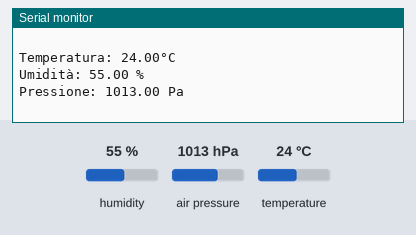
Bench run of a sketch on a simulated Arduino Uno, built with avr-gcc and run on an emulated ATmega328P. Shown: the last lines printed to the serial monitor. The test bench sets the inputs (shaded band); at power-on: humidity 55 %, air pressure 1013 hPa, temperature 24 °C.

Above: at 3.8 s.
3.9 s: humidity set to 22 %
At 7.4 s:
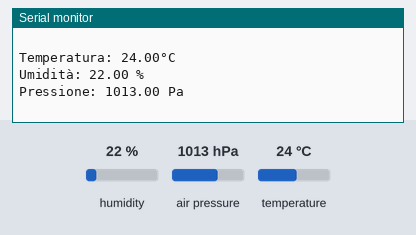
7.8 s: air pressure set to 952 hPa
At 9.9 s:
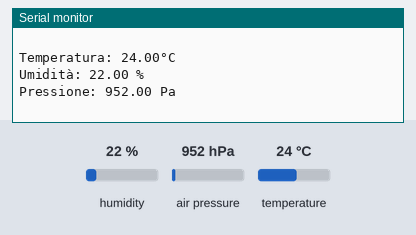

Measured:
- after the input at 3.9 s, the serial monitor: prints a new line after 2.1 s (image 1)
- after the input at 7.8 s, the serial monitor: prints a new line after 1.3 s (image 2)

The sketch:

bme280.ino
```cpp
#include <BME280I2C.h>
#include <Wire.h>

BME280I2C bme;

void setup() {

Serial.begin(9600);
Wire.begin();
bme.begin();
}

void loop() {

float temp, hum, pres;

bme.read(pres, temp, hum);


Serial.print("Temperatura: ");
Serial.print(temp);
Serial.println ("°C");

Serial.print("Umidità: ");
Serial.print (hum);
Serial.println(" %");

Serial.print("Pressione: ");
Serial.print (pres);
Serial.println (" Pa");

Serial.println (" ");

delay (3000);

}
```
